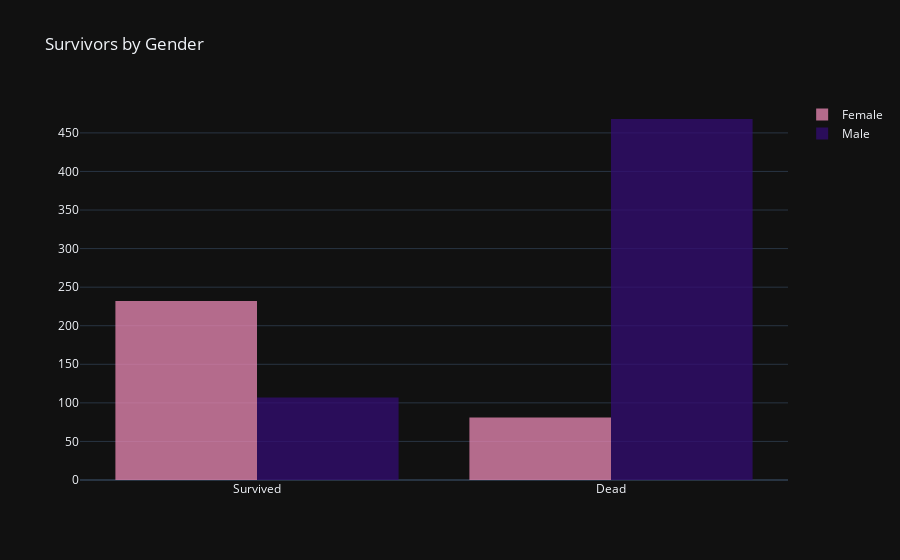

This figure's notebook cell:
### Markdown cell above
<h3> Does gender have a big impact on survival? </h3>

### Code cell
fig = go.Figure()

data_female_toplot = data_droped_out[data_droped_out['Sex'] == 'female']['Survived'].replace({0: 'Dead', 1: 'Survived'})
data_male_toplot = data_droped_out[data_droped_out['Sex'] == 'male']['Survived'].replace({0: 'Dead', 1: 'Survived'})

fig.add_trace(go.Histogram(
    x=data_female_toplot,
    name='Female',
    marker_color='#EB89B5',
    opacity=0.75
))

fig.add_trace(go.Histogram(
    x=data_male_toplot,
    name='Male',
    marker_color='#330C73',
    opacity=0.75
))

fig.update_layout(
    title_text='Survivors by Gender',
    template='plotly_dark',
)

### Figure 1 — Plotly figure (JSON) as saved in the notebook; plotly's stock layout.template omitted (floating-point values rounded to 4 significant figures; data arrays with more than 128 entries replaced by an {"elided": "..."} marker saying what was removed)
{"data": [{"marker": {"color": "#EB89B5"}, "name": "Female", "opacity": 0.75, "type": "histogram", "x": {"elided": "313 str values"}}, {"marker": {"color": "#330C73"}, "name": "Male", "opacity": 0.75, "type": "histogram", "x": {"elided": "575 str values"}}], "layout": {"title": {"text": "Survivors by Gender"}}}
